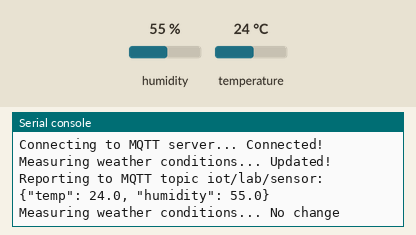
Bench run of a program on a simulated MicroPython board. Shown: the last lines printed to the serial console. The inputs (shaded band) are chosen by the test bench; at power-on: humidity 55 %, temperature 24 °C. WiFi joins after 1.5 s; no MQTT or app messages arrive unless stated.

Above: at 2.8 s.
2.9 s: humidity set to 22 %
At 4.2 s:
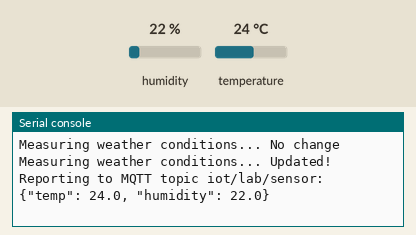
4.4 s: temperature set to 12 °C
At 5.6 s:
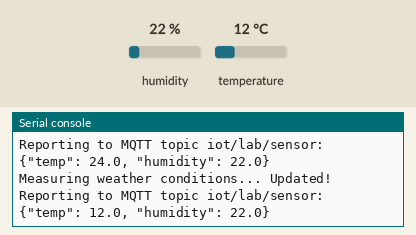
5.9 s: humidity set to 40 %
At 5.9 s:
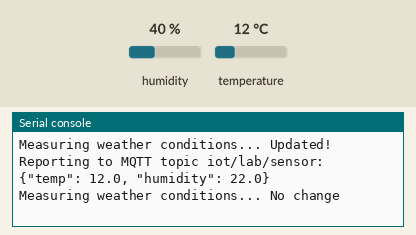
Timing chart, 0 to 8.9 s (numbered marks = the images above; inputs shaded):
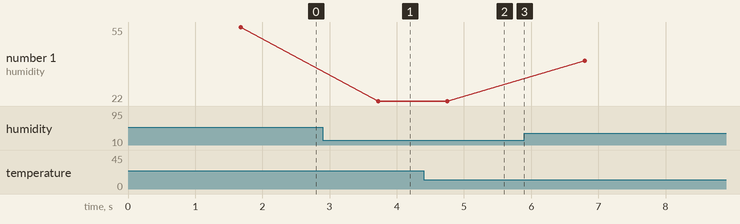

Measured:
- after the input at 2.9 s, the serial console: prints a new line after 0.82 s (image 1)
- after the input at 4.4 s, the serial console: prints a new line after 0.35 s (image 2)
- plotted number 1: 55 → 22 after the input at 2.9 s, 22 → 40 after the input at 5.9 s

The program:

main.py
```python
import network
import time
from machine import Pin
import dht
import ujson
from umqtt.simple import MQTTClient

# MQTT Server Parameters
MQTT_CLIENT_ID = "micropython dht22 lab"
MQTT_BROKER= "192.168.1.50"
MQTT_USER      = ""
MQTT_PASSWORD  = ""
MQTT_TOPIC     = "iot/lab/sensor"

sensor = dht.DHT22(Pin(15))

# connecting to wifi
print("Connecting to WiFi(Wokwi Virtual Wifi)", end="")
wlan = network.WLAN(network.STA_IF)
wlan.active(True)
wlan.connect('iPhone', 'aa')
while not wlan.isconnected():
  print(".", end="")
  time.sleep(0.1)
print(" Connected!")

print("Connecting to MQTT server... ", end="")
client = MQTTClient(MQTT_CLIENT_ID, MQTT_BROKER, user=MQTT_USER, password=MQTT_PASSWORD)
client.connect()

print("Connected!")

prev_weather = ""
while True:
  print("Measuring weather conditions... ", end="")
  sensor.measure()
  message = ujson.dumps({
    "temp": sensor.temperature(),
    "humidity": sensor.humidity(),
  })
  if message != prev_weather:
    print("Updated!")
    print("Reporting to MQTT topic {}: {}".format(MQTT_TOPIC, message))
    client.publish(MQTT_TOPIC, message)
    prev_weather = message
  else:
    print("No change")
  time.sleep(1)
```
